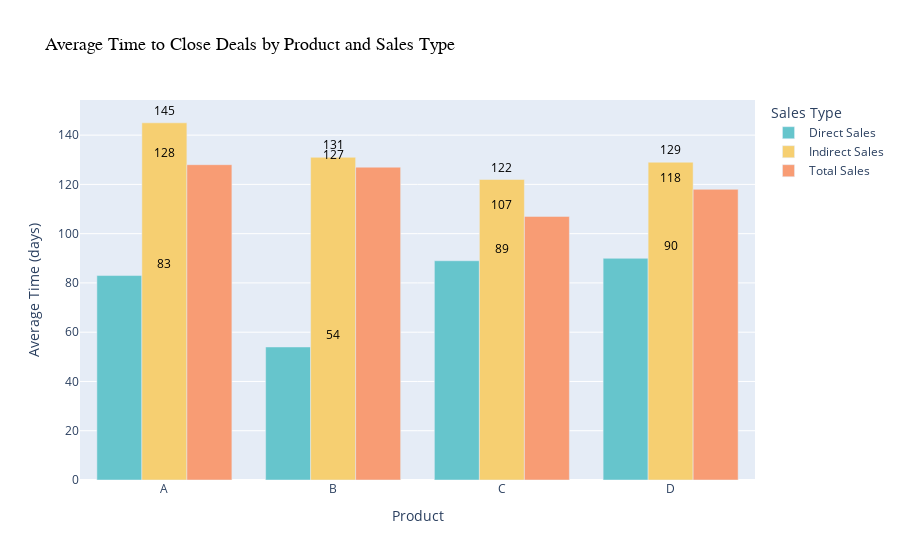

Notebook code cell kept with this figure:
### Code cell
import plotly.express as px
import pandas as pd

# Data
data = {
    "Product": ["A", "B", "C", "D"],
    "Direct Sales": [83, 54, 89, 90],
    "Indirect Sales": [145, 131, 122, 129],
    "Total Sales": [128, 127, 107, 118]
}
df = pd.DataFrame(data)

# Reshape the data for Plotly
df_melted = pd.melt(df, id_vars=["Product"], var_name="Sales Type", value_name="Average Time")

# Create the plot
fig = px.bar(
    df_melted,
    x="Product",
    y="Average Time",
    color="Sales Type",
    barmode="group",
    color_discrete_sequence=px.colors.qualitative.Pastel,
    title="Average Time to Close Deals by Product and Sales Type"
)

# Customize layout
fig.update_layout(
    xaxis_title="Product",
    yaxis_title="Average Time (days)",
    title_font=dict(size=18, family="Arial", color="black"),
    legend_title="Sales Type",
    legend=dict(font=dict(size=12)),
    bargap=0.2,  # Adjust spacing between bars in each group
)

# Add annotations
for data in fig.data:
    for x, y in zip(data["x"], data["y"]):
        fig.add_annotation(
            x=x,
            y=y + 5,  # Position the annotation slightly above the bar
            text=str(y),
            showarrow=False,
            font=dict(size=12, color="black"),
        )

# Show plot
fig.show()

### Figure 1 — Plotly figure (JSON) as saved in the notebook; plotly's stock layout.template omitted (floating-point values rounded to 4 significant figures)
{"data": [{"alignmentgroup": "True", "hovertemplate": "Sales Type=Direct Sales<br>Product=%{x}<br>Average Time=%{y}<extra></extra>", "legendgroup": "Direct Sales", "marker": {"color": "rgb(102, 197, 204)", "pattern": {"shape": ""}}, "name": "Direct Sales", "offsetgroup": "Direct Sales", "orientation": "v", "showlegend": true, "textposition": "auto", "type": "bar", "x": ["A", "B", "C", "D"], "xaxis": "x", "y": [83, 54, 89, 90], "yaxis": "y"}, {"alignmentgroup": "True", "hovertemplate": "Sales Type=Indirect Sales<br>Product=%{x}<br>Average Time=%{y}<extra></extra>", "legendgroup": "Indirect Sales", "marker": {"color": "rgb(246, 207, 113)", "pattern": {"shape": ""}}, "name": "Indirect Sales", "offsetgroup": "Indirect Sales", "orientation": "v", "showlegend": true, "textposition": "auto", "type": "bar", "x": ["A", "B", "C", "D"], "xaxis": "x", "y": [145, 131, 122, 129], "yaxis": "y"}, {"alignmentgroup": "True", "hovertemplate": "Sales Type=Total Sales<br>Product=%{x}<br>Average Time=%{y}<extra></extra>", "legendgroup": "Total Sales", "marker": {"color": "rgb(248, 156, 116)", "pattern": {"shape": ""}}, "name": "Total Sales", "offsetgroup": "Total Sales", "orientation": "v", "showlegend": true, "textposition": "auto", "type": "bar", "x": ["A", "B", "C", "D"], "xaxis": "x", "y": [128, 127, 107, 118], "yaxis": "y"}], "layout": {"annotations": [{"font": {"color": "black", "size": 12}, "showarrow": false, "text": "83", "x": "A", "y": 88}, {"font": {"color": "black", "size": 12}, "showarrow": false, "text": "54", "x": "B", "y": 59}, {"font": {"color": "black", "size": 12}, "showarrow": false, "text": "89", "x": "C", "y": 94}, {"font": {"color": "black", "size": 12}, "showarrow": false, "text": "90", "x": "D", "y": 95}, {"font": {"color": "black", "size": 12}, "showarrow": false, "text": "145", "x": "A", "y": 150}, {"font": {"color": "black", "size": 12}, "showarrow": false, "text": "131", "x": "B", "y": 136}, {"font": {"color": "black", "size": 12}, "showarrow": false, "text": "122", "x": "C", "y": 127}, {"font": {"color": "black", "size": 12}, "showarrow": false, "text": "129", "x": "D", "y": 134}, {"font": {"color": "black", "size": 12}, "showarrow": false, "text": "128", "x": "A", "y": 133}, {"font": {"color": "black", "size": 12}, "showarrow": false, "text": "127", "x": "B", "y": 132}, {"font": {"color": "black", "size": 12}, "showarrow": false, "text": "107", "x": "C", "y": 112}, {"font": {"color": "black", "size": 12}, "showarrow": false, "text": "118", "x": "D", "y": 123}], "bargap": 0.2, "barmode": "group", "legend": {"font": {"size": 12}, "title": {"text": "Sales Type"}, "tracegroupgap": 0}, "title": {"font": {"color": "black", "family": "Arial", "size": 18}, "text": "Average Time to Close Deals by Product and Sales Type"}, "xaxis": {"anchor": "y", "domain": [0, 1], "title": {"text": "Product"}}, "yaxis": {"anchor": "x", "domain": [0, 1], "title": {"text": "Average Time (days)"}}}}
